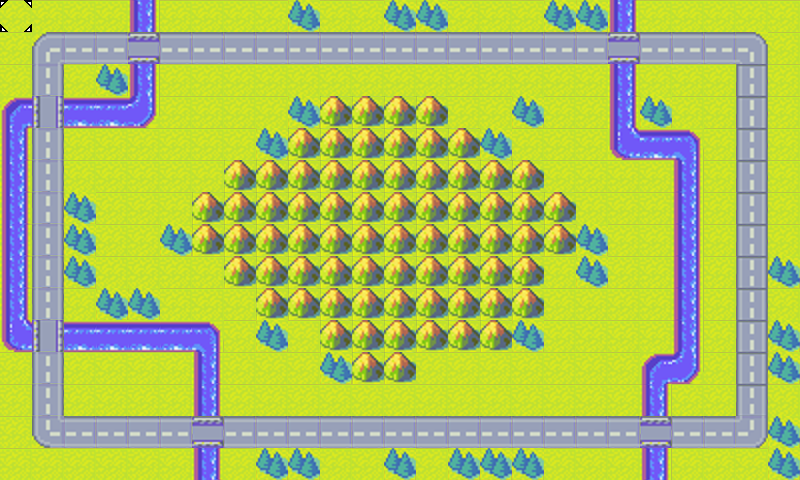

Below is a game level as drawn by its tile map, then a one-line description and the .tmx that defines it (tile-layer data replaced by summaries):
An orthogonal 25x15 tile map with 32x32 px tiles, 2 tile layers (Landscape, Cursor), 2 tilesets.

<map version="1.0" orientation="orthogonal" width="25" height="15" tilewidth="32" tileheight="32">
 <tileset firstgid="1" name="terrain2" tilewidth="32" tileheight="32">
  <image source="gfx/terrain2.png" width="288" height="288" />
 </tileset>
 <tileset firstgid="82" name="Cursor" tilewidth="32" tileheight="32">
  <image source="gfx/tileCursor.png" width="32" height="32" />
  <tile id="0">
   <properties>
    <property name="CURSOR" value="" />
   </properties>
  </tile>
 </tileset>
 <layer name="Landscape" width="25" height="15">
  <data>[375 cells, 375 non-empty, 20 distinct tile ids]</data>
 </layer>
 <layer name="Cursor" width="25" height="15">
  <data>[375 cells, 1 non-empty, 1 distinct tile ids]</data>
 </layer>
</map>